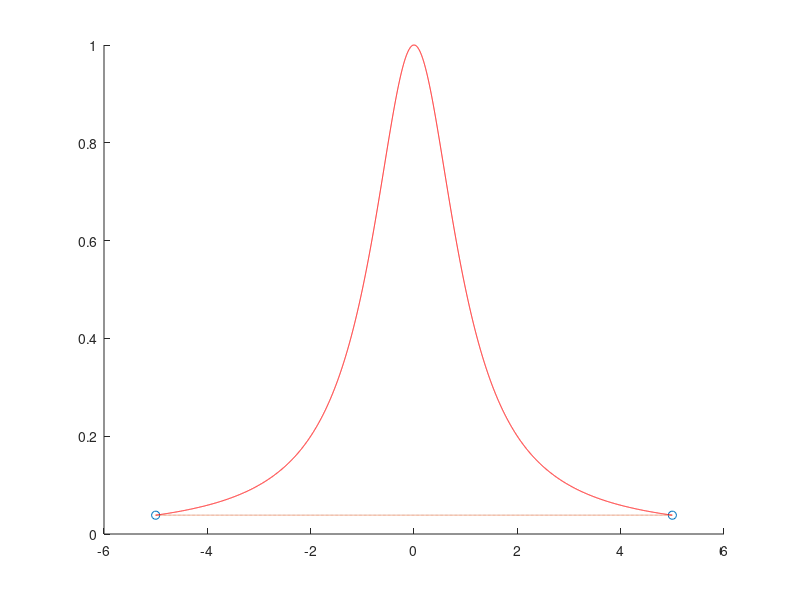
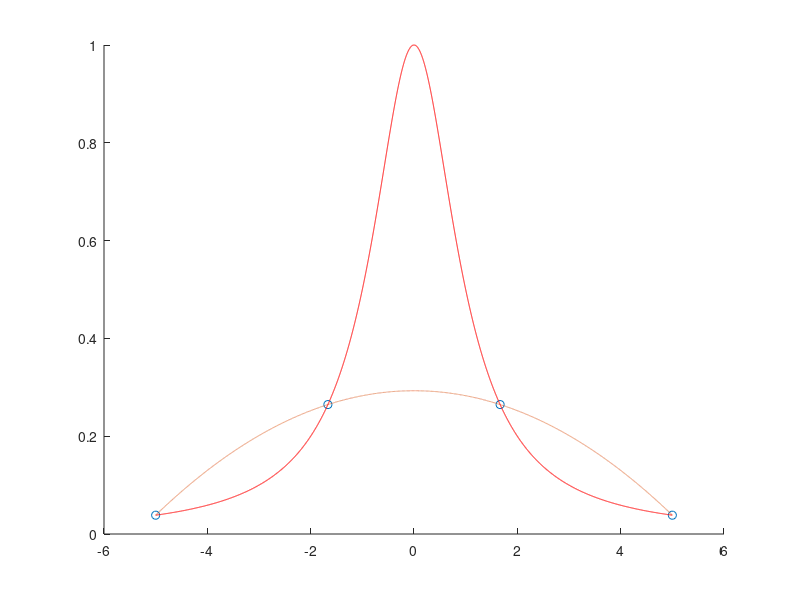
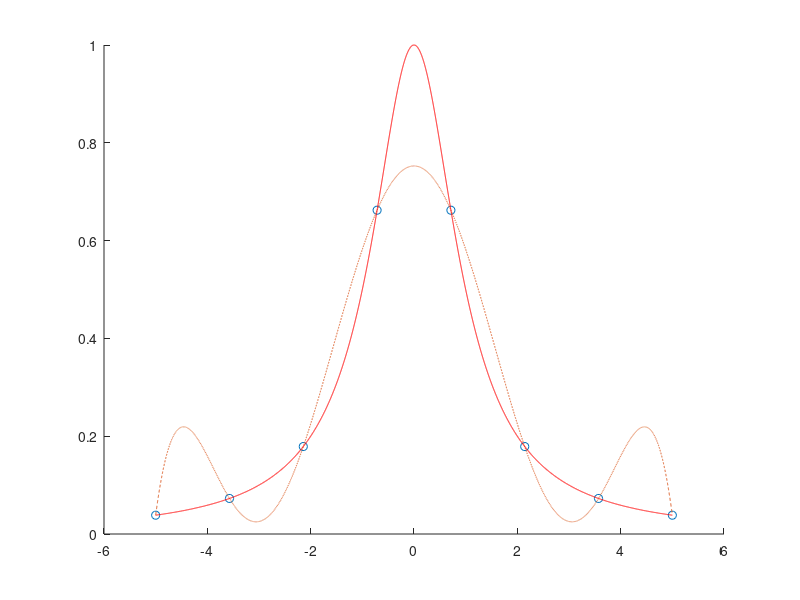
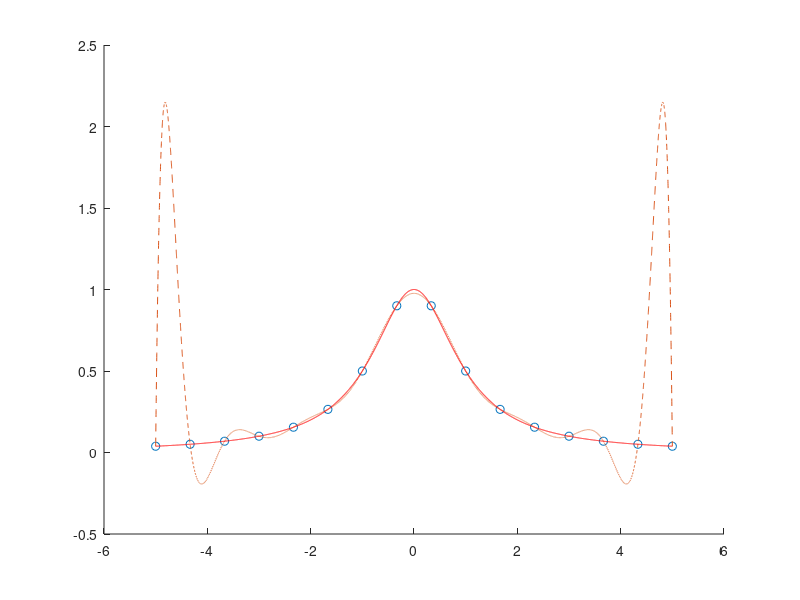

Write the MATLAB code that produced these figures, in order.
% Interpolationsfunktion
%f = @(x) 1./x;
f = @(x) 1./(x.^2+1);

% betrachtetes Intervall
a=-5;
b=5;

% Auswertungspunkte f?r den Plot
xx = a:0.001:b;
yy = f(xx);

% Anzahl ?quidistanter St?tzstellen
n=5:-1:1;

hold all;
for i=n
    x = linspace(a,b,2^i);
    y = f(x);
    c = polyfit(x,y,2^i-1);
    yp = polyval(c,xx);
    
    figure(i);
    hold on;
    plot(x,y,'o')
    plot(xx,yp,'--');
    plot(xx,yy,'r');
    hold off;
end

